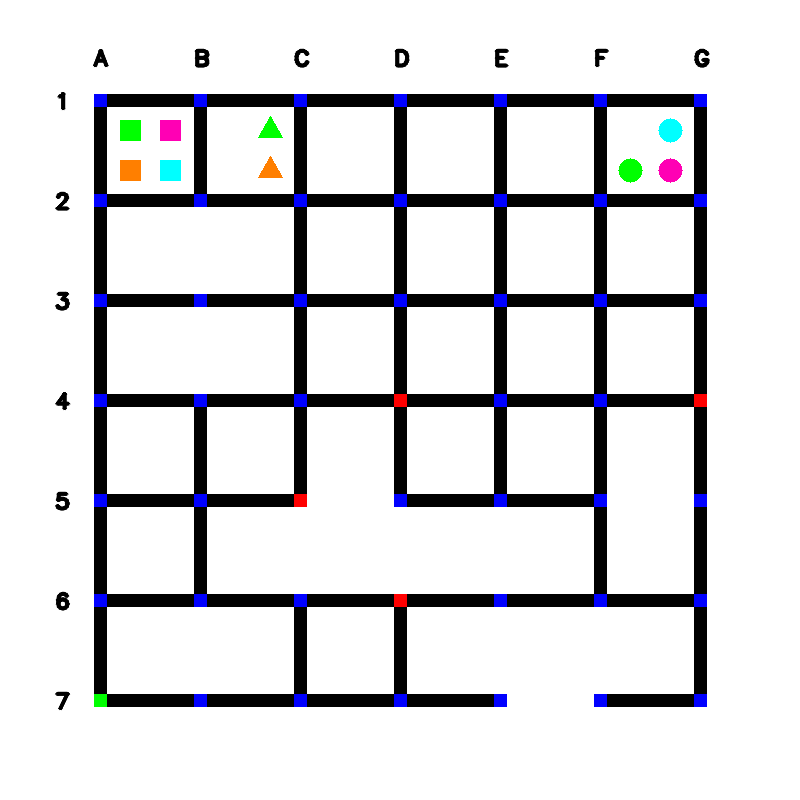
#> input picture public_test_images/maze_0.png, 800 x 800 px
$ python signaldetectattempt.py
#> lines starting #> are read from the running program, lines starting #| are printed output that depends on the picture; after the words box and inside, x2 and y2 are one past the last pixel; in counts of white or black regions, pixels touching at a corner belong together
import cv2
import numpy as np
img = cv2.imread('public_test_images/maze_0.png')
#> img is the input picture: shape (800, 800, 3); mean B, G, R 220, 217.5, 217.4
hsv = cv2.cvtColor(img, cv2.COLOR_BGR2HSV)
#> hsv: shape (800, 800, 3); mean H, S, V 1.9, 4.8, 221.2
cv2.imshow("hsv", hsv)
list=[]
# hsv format -> (min hue, min saturation , min value) -> (max hue, max saturation , max value)
# RED mask =>
# mask1 = cv2.inRange(hsv, (0, 100, 0), (10,255 ,255))


# BLUE mask =>
font = cv2.FONT_HERSHEY_SIMPLEX
mask = cv2.inRange(hsv, (0,50,50), (10, 255, 255))
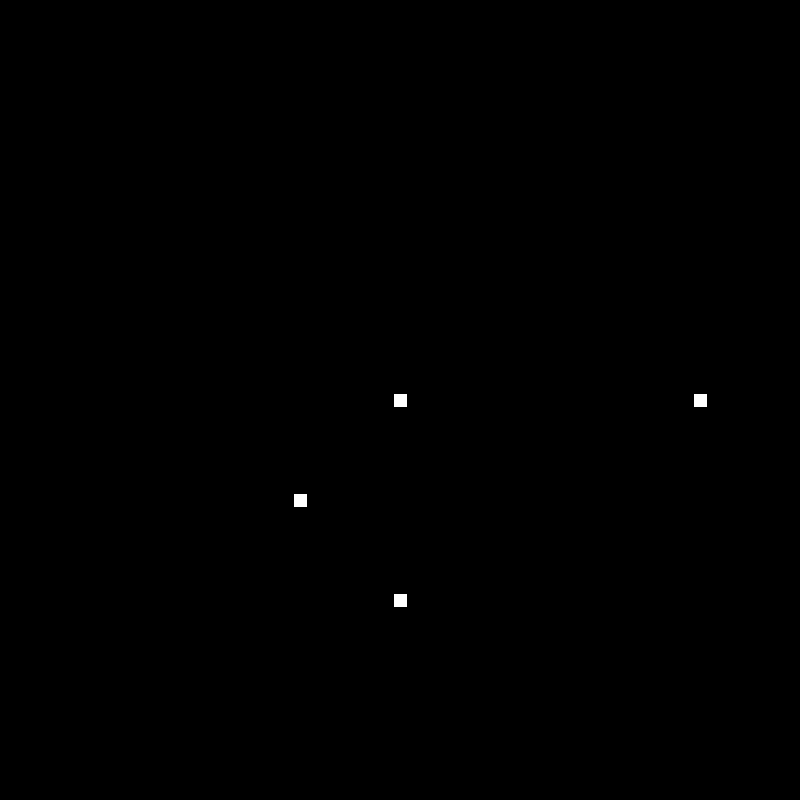
#> mask: shape (800, 800); 0.11% white; 4 white regions
cv2.imshow("mask", mask)
cont,_=cv2.findContours(mask,cv2.RETR_EXTERNAL,cv2.CHAIN_APPROX_NONE)
#> cont = 4 contours; box (x1, y1, x2, y2) and area: (394, 594, 407, 607) 144, (294, 494, 307, 507) 144, (694, 394, 707, 407) 144, (394, 394, 407, 407) 144
#cv2.drawContours(img,cont,-1,(255,255,0),3)
for cnt in cont :

    approx = cv2.approxPolyDP(cnt, 0.009 * cv2.arcLength(cnt, True), True)

    # draws boundary of contours.
    cv2.drawContours(img, [approx], 0, (0, 255, 255), 2)

    # Used to flatted the array containing
    # the co-ordinates of the vertices.
    n = approx.ravel()
    i = 0
    print(n)
    for i in range(0,len(n)):
        if(i%2==0):
            if(n[i]>90 and n[i]<180):
                char1="A"
            elif(n[i]>180 and n[i]<280):
                char1="B"
            elif(n[i]>280 and n[i]<380):
                char1="C"
            elif(n[i]>380 and n[i]<480):
                char1="D"
            elif(n[i]>480 and n[i]<580):
                char1="E"
            elif(n[i]>580 and n[i]<680):
                char1="F"
            elif(n[i]>680 and n[i]<780):
                char1="G"
        elif(i%3==0 and i>0):
            if(n[i]>90 and n[i]<180):
                char2="1"
            elif(n[i]>180 and n[i]<280):
                char2="2"
            elif(n[i]>280 and n[i]<380):
                char2="3"
            elif(n[i]>380 and n[i]<480):
                char2="4"
            elif(n[i]>480 and n[i]<580):
                char2="5"
            elif(n[i]>580 and n[i]<680):
                char2="6"
            elif(n[i]>680 and n[i]<780):
                char2="7"
    signal=char1+char2
    list.append(signal)

    list.sort()
    print(list)
#> this loop made 4 passes
#> (n, signal) on passes 1 to 4: ([394, 594, 394, 606, 406, 606, 406, 594], 'D6'), ([294, 494, 294, 506, 306, 506, 306, 494], 'C5'), ([694, 394, 694, 406, 706, 406, 706, 394], 'G4'), ([394, 394, 394, 406, 406, 406, 406, 394], 'D4')
#| [394 594 394 606 406 606 406 594]
#| ['D6']
#| [294 494 294 506 306 506 306 494]
#| ['C5', 'D6']
#| [694 394 694 406 706 406 706 394]
#| ['C5', 'D6', 'G4']
#| [394 394 394 406 406 406 406 394]
#| ['C5', 'D4', 'D6', 'G4']
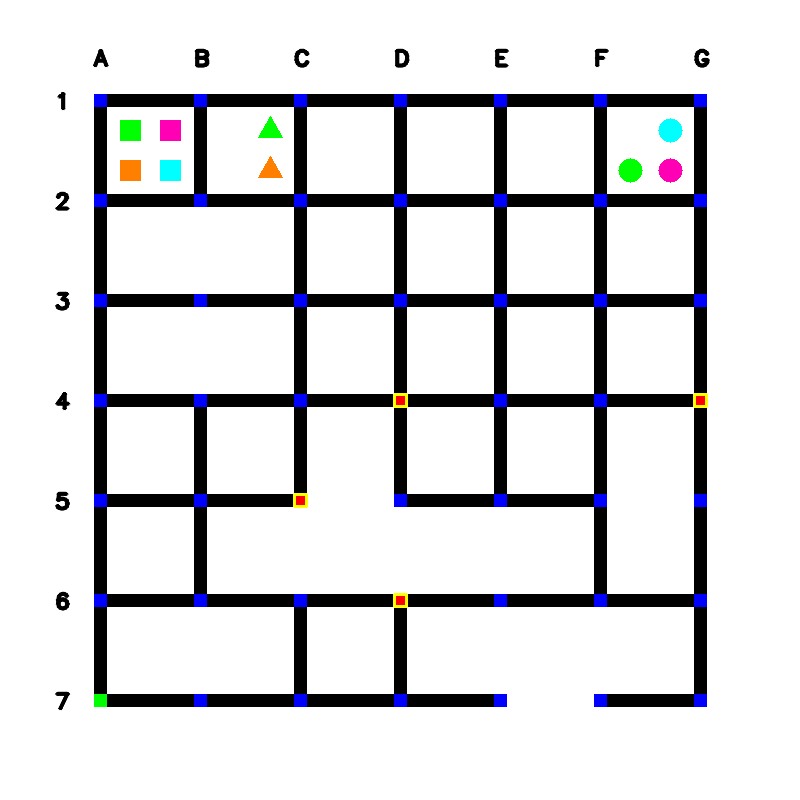
#> img: shape (800, 800, 3); 0.09% of pixels changed, all inside (x1, y1, x2, y2) = (293, 393, 708, 608)
#> after the loop, list = ['C5', 'D4', 'D6', 'G4']
    # for j in n :
    #     if(i % 2 == 0):
    #         x = n[i]
    #         y = n[i + 1]

    #         # String containing the co-ordinates.
    #         string = str(x) + " " + str(y)

    #         if(i == 0):
    #             # text on topmost co-ordinate.
    #             cv2.putText(img, "Arrow tip", (x, y),
    #                             font, 0.5, (255, 0, 0))
    #         else:
    #             # text on remaining co-ordinates.
    #             cv2.putText(img, string, (x, y),
    #                       font, 0.1, (0, 255, 0))
    #     i = i + 1

cv2.imshow("n",img)
## final mask and masked


cv2.waitKey(0)
cv2.destroyAllWindows()

$ run again, with public_test_images/maze_1.png copied over public_test_images/maze_0.png
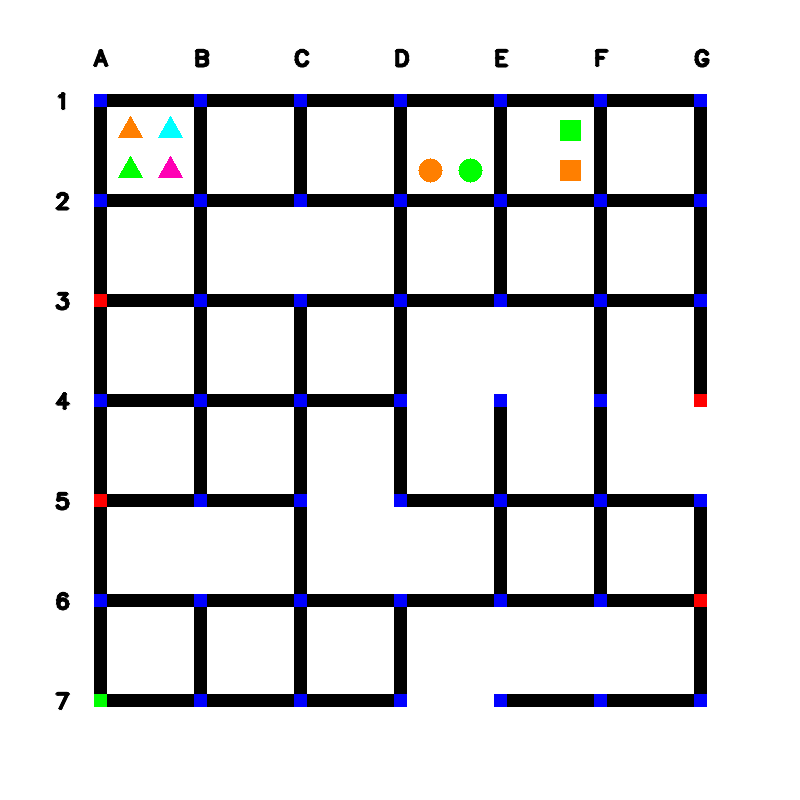
#> input picture public_test_images/maze_1.png, 800 x 800 px
#> img is the input picture: shape (800, 800, 3); mean B, G, R 220.4, 218.1, 218.1
#> hsv: shape (800, 800, 3); mean H, S, V 1.7, 4.5, 221.7
#> mask: shape (800, 800); 0.11% white; 4 white regions
#> cont = 4 contours; box (x1, y1, x2, y2) and area: (694, 594, 707, 607) 144, (94, 494, 107, 507) 144, (694, 394, 707, 407) 144, (94, 294, 107, 307) 144
#> the loop `for cnt in cont : ` made 4 passes
#> (n, signal) on passes 1 to 4: ([694, 594, 694, 606, 706, 606, 706, 594], 'G6'), ([94, 494, 94, 506, 106, 506, 106, 494], 'A5'), ([694, 394, 694, 406, 706, 406, 706, 394], 'G4'), ([94, 294, 94, 306, 106, 306, 106, 294], 'A3')
#> (printed output is left out)
#> after the loop `for cnt in cont :`:
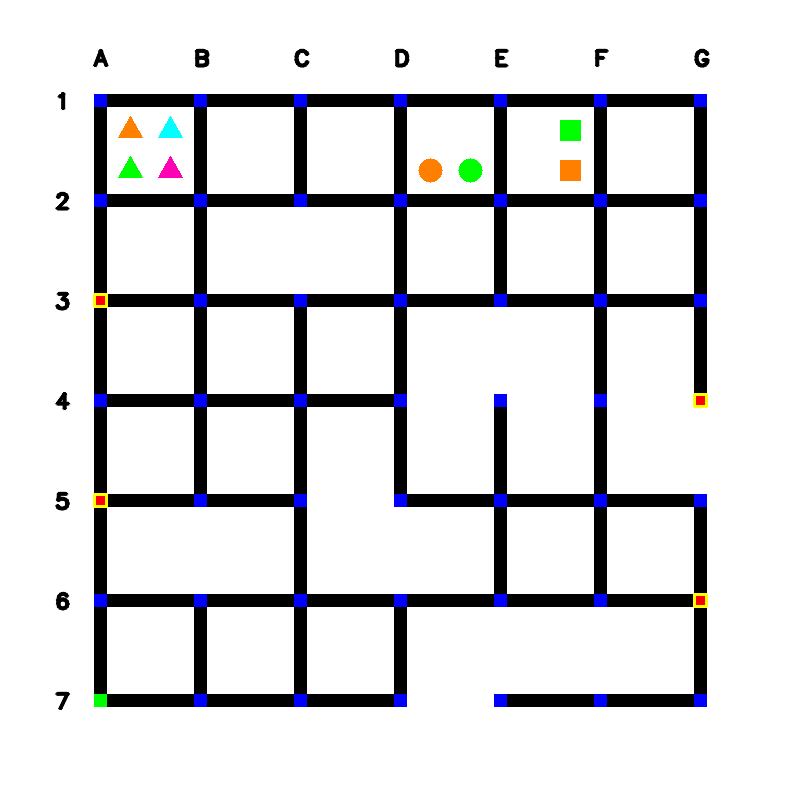
#> img: shape (800, 800, 3); 0.09% of pixels changed, all inside (x1, y1, x2, y2) = (93, 293, 708, 608)
#> after the loop `for cnt in cont :`: list = ['A3', 'A5', 'G4', 'G6']

$ run again, with public_test_images/maze_10.png copied over public_test_images/maze_0.png
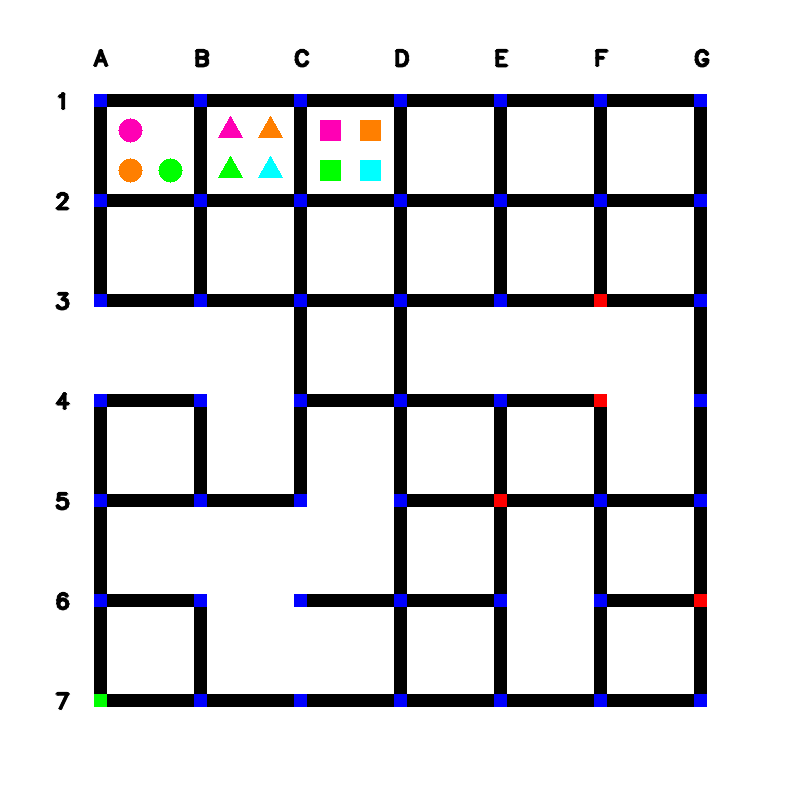
#> input picture public_test_images/maze_10.png, 800 x 800 px
#> img is the input picture: shape (800, 800, 3); mean B, G, R 220.3, 217.8, 217.9
#> hsv: shape (800, 800, 3); mean H, S, V 1.9, 5, 221.7
#> mask: shape (800, 800); 0.11% white; 4 white regions
#> cont = 4 contours; box (x1, y1, x2, y2) and area: (694, 594, 707, 607) 144, (494, 494, 507, 507) 144, (594, 394, 607, 407) 144, (594, 294, 607, 307) 144
#> the loop `for cnt in cont : ` made 4 passes
#> (n, signal) on passes 1 to 4: ([694, 594, 694, 606, 706, 606, 706, 594], 'G6'), ([494, 494, 494, 506, 506, 506, 506, 494], 'E5'), ([594, 394, 594, 406, 606, 406, 606, 394], 'F4'), ([594, 294, 594, 306, 606, 306, 606, 294], 'F3')
#> (printed output is left out)
#> after the loop `for cnt in cont :`:
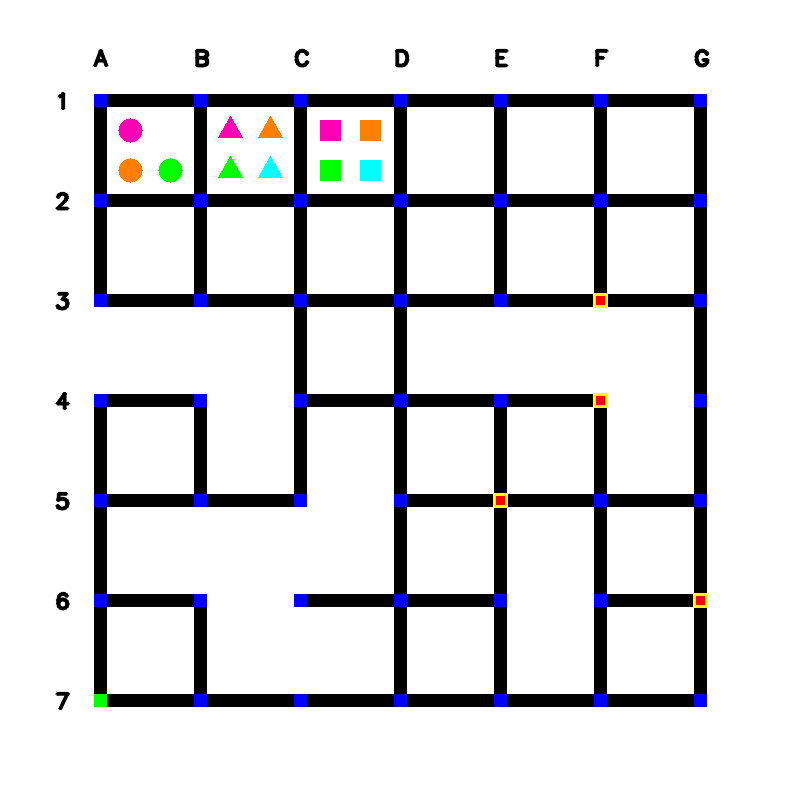
#> img: shape (800, 800, 3); 0.09% of pixels changed, all inside (x1, y1, x2, y2) = (493, 293, 708, 608)
#> after the loop `for cnt in cont :`: list = ['E5', 'F3', 'F4', 'G6']

$ run again, with public_test_images/maze_11.png copied over public_test_images/maze_0.png
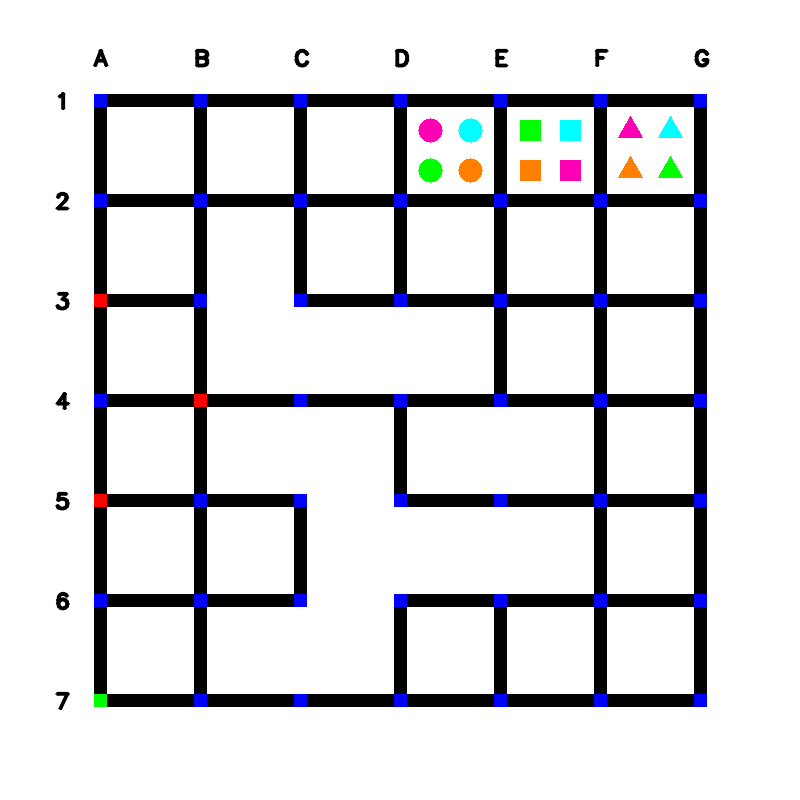
#> input picture public_test_images/maze_11.png, 800 x 800 px
#> img is the input picture: shape (800, 800, 3); mean B, G, R 219.5, 216.9, 216.8
#> hsv: shape (800, 800, 3); mean H, S, V 2, 5.2, 220.8
#> mask: shape (800, 800); 0.08% white; 3 white regions
#> cont = 3 contours; box (x1, y1, x2, y2) and area: (94, 494, 107, 507) 144, (194, 394, 207, 407) 144, (94, 294, 107, 307) 144
#> the loop `for cnt in cont : ` made 3 passes
#> (n, signal) on passes 1 to 3: ([94, 494, 94, 506, 106, 506, 106, 494], 'A5'), ([194, 394, 194, 406, 206, 406, 206, 394], 'B4'), ([94, 294, 94, 306, 106, 306, 106, 294], 'A3')
#> (printed output is left out)
#> after the loop `for cnt in cont :`:
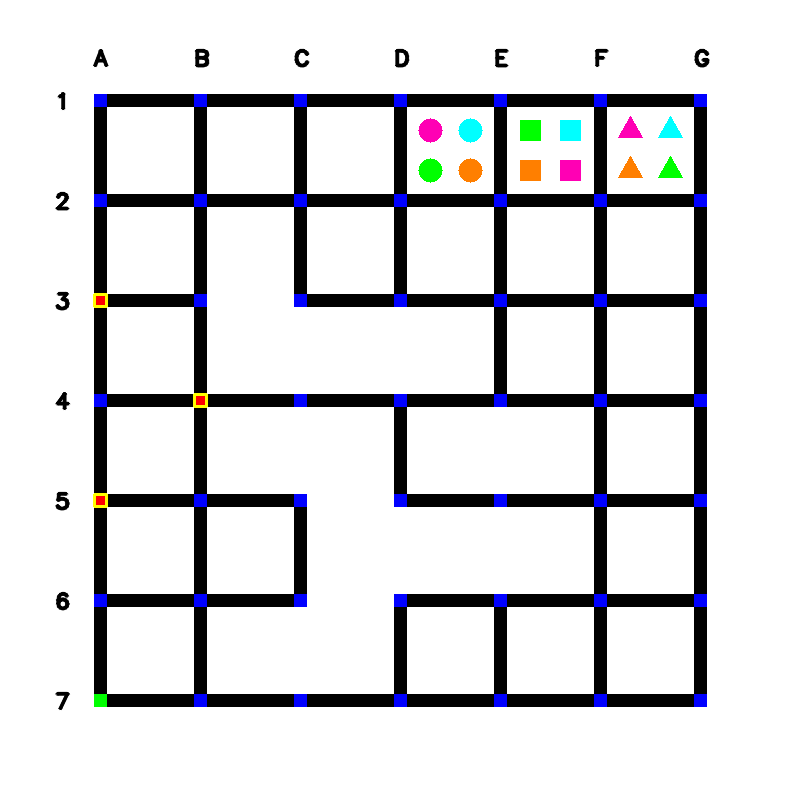
#> img: shape (800, 800, 3); 0.07% of pixels changed, all inside (x1, y1, x2, y2) = (93, 293, 208, 508)
#> after the loop `for cnt in cont :`: list = ['A3', 'A5', 'B4']
